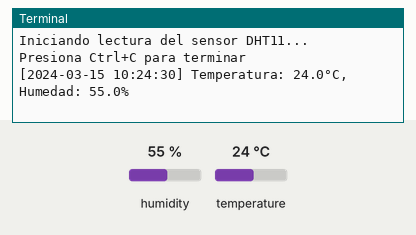
Recording of a program running on a simulated Raspberry Pi (BCM pin numbers). Parts: the last lines printed to the terminal. The test bench sets the inputs (shaded band); at power-on: humidity 55 %, temperature 24 °C. The clock reads 2024-03-15 10:24:30 at power-on unless the program sets it.

Above: at 1.2 s.
1.3 s: humidity set to 22 %
At 4.2 s:
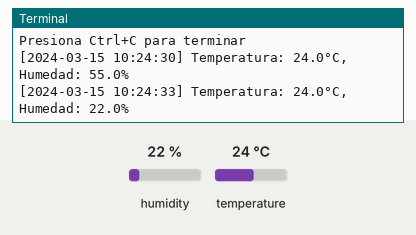
4.7 s: temperature set to 12 °C
At 7.1 s:
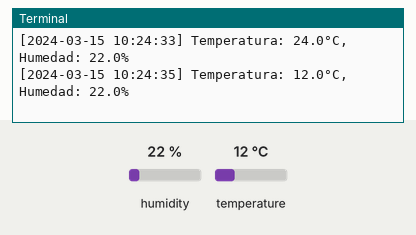
8.1 s: humidity set to 40 %
At 8.7 s:
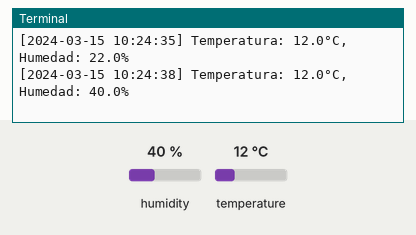
Timing chart, 0 to 11.1 s (numbered marks = the images above; inputs shaded):
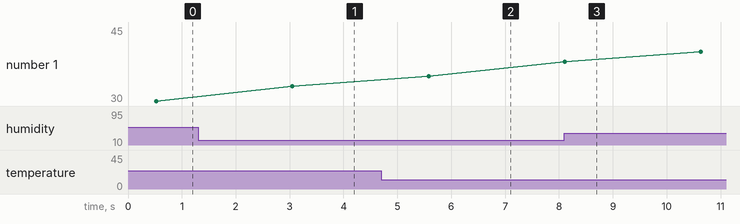

Measured:
- after the input at 1.3 s, the terminal: prints a new line after 1.8 s (image 1)
- after the input at 4.7 s, the terminal: prints a new line after 0.88 s (image 2)
- after the input at 8.1 s, the terminal: prints a new line at once (image 3)

The program:

dht11_temperature.py
```python
#!/usr/bin/env python3
"""
Ejemplo de lectura de temperatura y humedad con sensor DHT11 en Raspberry Pi
Conexiones:
- Pin de datos del DHT11 -> GPIO4 (Pin 7)
- VCC del DHT11 -> 3.3V
- GND del DHT11 -> GND
"""

import Adafruit_DHT
import time
from datetime import datetime

# Configuración del sensor
DHT_SENSOR = Adafruit_DHT.DHT11
DHT_PIN = 4

def read_sensor():
    """Lee los datos del sensor DHT11"""
    humidity, temperature = Adafruit_DHT.read(DHT_SENSOR, DHT_PIN)
    return humidity, temperature

def main():
    """Función principal del programa"""
    print("Iniciando lectura del sensor DHT11...")
    print("Presiona Ctrl+C para terminar")

    try:
        while True:
            humidity, temperature = read_sensor()

            if humidity is not None and temperature is not None:
                current_time = datetime.now().strftime("%Y-%m-%d %H:%M:%S")
                print(f"[{current_time}] Temperatura: {temperature:.1f}°C, Humedad: {humidity:.1f}%")
            else:
                print("Error al leer el sensor. Verificar conexiones.")

            # Esperar 2 segundos antes de la siguiente lectura
            time.sleep(2)

    except KeyboardInterrupt:
        print("\nPrograma terminado por el usuario")
    except Exception as e:
        print(f"Error: {e}")

if __name__ == "__main__":
    main() 
```
